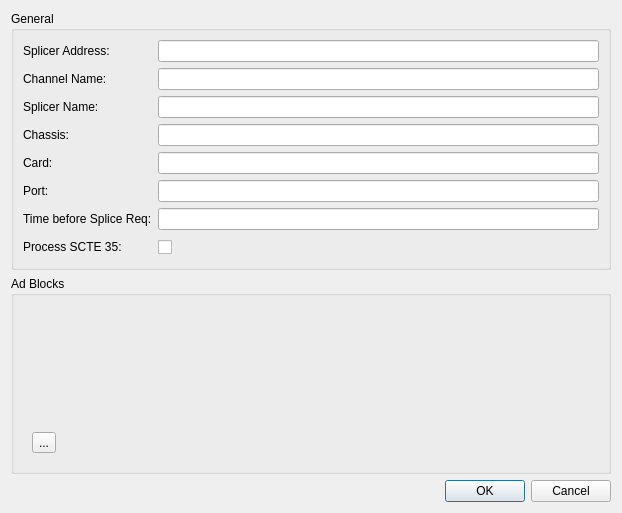
<?xml version="1.0" encoding="UTF-8"?>
<ui version="4.0">
 <class>ChannelConfigView</class>
 <widget class="QDialog" name="ChannelConfigView">
  <property name="windowModality">
   <enum>Qt::ApplicationModal</enum>
  </property>
  <property name="geometry">
   <rect>
    <x>0</x>
    <y>0</y>
    <width>622</width>
    <height>513</height>
   </rect>
  </property>
  <property name="windowTitle">
   <string>Dialog</string>
  </property>
  <layout class="QVBoxLayout" name="verticalLayout_2">
   <item>
    <widget class="QGroupBox" name="groupBox">
     <property name="title">
      <string>General</string>
     </property>
     <layout class="QFormLayout" name="formLayout">
      <item row="0" column="0">
       <widget class="QLabel" name="label">
        <property name="minimumSize">
         <size>
          <width>0</width>
          <height>22</height>
         </size>
        </property>
        <property name="text">
         <string>Splicer Address:</string>
        </property>
       </widget>
      </item>
      <item row="1" column="0">
       <widget class="QLabel" name="label_2">
        <property name="minimumSize">
         <size>
          <width>0</width>
          <height>22</height>
         </size>
        </property>
        <property name="text">
         <string>Channel Name:</string>
        </property>
       </widget>
      </item>
      <item row="2" column="0">
       <widget class="QLabel" name="label_3">
        <property name="minimumSize">
         <size>
          <width>0</width>
          <height>22</height>
         </size>
        </property>
        <property name="text">
         <string>Splicer Name:</string>
        </property>
       </widget>
      </item>
      <item row="3" column="0">
       <widget class="QLabel" name="label_4">
        <property name="minimumSize">
         <size>
          <width>0</width>
          <height>22</height>
         </size>
        </property>
        <property name="text">
         <string>Chassis:</string>
        </property>
       </widget>
      </item>
      <item row="4" column="0">
       <widget class="QLabel" name="label_5">
        <property name="minimumSize">
         <size>
          <width>0</width>
          <height>22</height>
         </size>
        </property>
        <property name="text">
         <string>Card:</string>
        </property>
       </widget>
      </item>
      <item row="5" column="0">
       <widget class="QLabel" name="label_6">
        <property name="minimumSize">
         <size>
          <width>0</width>
          <height>22</height>
         </size>
        </property>
        <property name="text">
         <string>Port:</string>
        </property>
       </widget>
      </item>
      <item row="6" column="0">
       <widget class="QLabel" name="label_7">
        <property name="minimumSize">
         <size>
          <width>0</width>
          <height>22</height>
         </size>
        </property>
        <property name="text">
         <string>Time before Splice Req:</string>
        </property>
       </widget>
      </item>
      <item row="7" column="0">
       <widget class="QLabel" name="label_8">
        <property name="minimumSize">
         <size>
          <width>0</width>
          <height>22</height>
         </size>
        </property>
        <property name="text">
         <string>Process SCTE 35:</string>
        </property>
       </widget>
      </item>
      <item row="0" column="1">
       <widget class="QLineEdit" name="splicerAddress">
        <property name="minimumSize">
         <size>
          <width>0</width>
          <height>22</height>
         </size>
        </property>
       </widget>
      </item>
      <item row="1" column="1">
       <widget class="QLineEdit" name="channelName">
        <property name="minimumSize">
         <size>
          <width>0</width>
          <height>22</height>
         </size>
        </property>
       </widget>
      </item>
      <item row="2" column="1">
       <widget class="QLineEdit" name="splicerName">
        <property name="minimumSize">
         <size>
          <width>0</width>
          <height>22</height>
         </size>
        </property>
       </widget>
      </item>
      <item row="3" column="1">
       <widget class="QLineEdit" name="chassis">
        <property name="minimumSize">
         <size>
          <width>0</width>
          <height>22</height>
         </size>
        </property>
       </widget>
      </item>
      <item row="4" column="1">
       <widget class="QLineEdit" name="card">
        <property name="minimumSize">
         <size>
          <width>0</width>
          <height>22</height>
         </size>
        </property>
       </widget>
      </item>
      <item row="5" column="1">
       <widget class="QLineEdit" name="port">
        <property name="minimumSize">
         <size>
          <width>0</width>
          <height>22</height>
         </size>
        </property>
       </widget>
      </item>
      <item row="6" column="1">
       <widget class="QLineEdit" name="timeBeforeSplice">
        <property name="minimumSize">
         <size>
          <width>0</width>
          <height>22</height>
         </size>
        </property>
       </widget>
      </item>
      <item row="7" column="1">
       <widget class="QCheckBox" name="processScte35">
        <property name="minimumSize">
         <size>
          <width>0</width>
          <height>22</height>
         </size>
        </property>
        <property name="text">
         <string/>
        </property>
       </widget>
      </item>
     </layout>
    </widget>
   </item>
   <item>
    <widget class="QGroupBox" name="gbAdBlocks">
     <property name="title">
      <string>Ad Blocks</string>
     </property>
     <layout class="QVBoxLayout" name="verticalLayout">
      <item>
       <widget class="QWidget" name="adBlocks" native="true"/>
      </item>
      <item>
       <spacer name="verticalSpacer">
        <property name="orientation">
         <enum>Qt::Vertical</enum>
        </property>
        <property name="sizeHint" stdset="0">
         <size>
          <width>20</width>
          <height>40</height>
         </size>
        </property>
       </spacer>
      </item>
      <item>
       <widget class="QWidget" name="widget" native="true">
        <layout class="QHBoxLayout" name="horizontalLayout">
         <item>
          <widget class="QToolButton" name="toolButton">
           <property name="text">
            <string>...</string>
           </property>
           <property name="icon">
            <iconset>
             <normalon>:/images/add.png</normalon>
            </iconset>
           </property>
          </widget>
         </item>
         <item>
          <spacer name="horizontalSpacer">
           <property name="orientation">
            <enum>Qt::Horizontal</enum>
           </property>
           <property name="sizeHint" stdset="0">
            <size>
             <width>40</width>
             <height>20</height>
            </size>
           </property>
          </spacer>
         </item>
        </layout>
       </widget>
      </item>
     </layout>
    </widget>
   </item>
   <item>
    <widget class="QDialogButtonBox" name="buttonBox">
     <property name="orientation">
      <enum>Qt::Horizontal</enum>
     </property>
     <property name="standardButtons">
      <set>QDialogButtonBox::Cancel|QDialogButtonBox::Ok</set>
     </property>
    </widget>
   </item>
  </layout>
 </widget>
 <resources/>
 <connections>
  <connection>
   <sender>buttonBox</sender>
   <signal>accepted()</signal>
   <receiver>ChannelConfigView</receiver>
   <slot>accept()</slot>
   <hints>
    <hint type="sourcelabel">
     <x>252</x>
     <y>508</y>
    </hint>
    <hint type="destinationlabel">
     <x>157</x>
     <y>274</y>
    </hint>
   </hints>
  </connection>
  <connection>
   <sender>buttonBox</sender>
   <signal>rejected()</signal>
   <receiver>ChannelConfigView</receiver>
   <slot>reject()</slot>
   <hints>
    <hint type="sourcelabel">
     <x>320</x>
     <y>508</y>
    </hint>
    <hint type="destinationlabel">
     <x>286</x>
     <y>274</y>
    </hint>
   </hints>
  </connection>
  <connection>
   <sender>toolButton</sender>
   <signal>clicked()</signal>
   <receiver>ChannelConfigView</receiver>
   <slot>addAdBlock()</slot>
   <hints>
    <hint type="sourcelabel">
     <x>34</x>
     <y>454</y>
    </hint>
    <hint type="destinationlabel">
     <x>64</x>
     <y>527</y>
    </hint>
   </hints>
  </connection>
 </connections>
 <slots>
  <slot>addAdBlock()</slot>
 </slots>
</ui>
